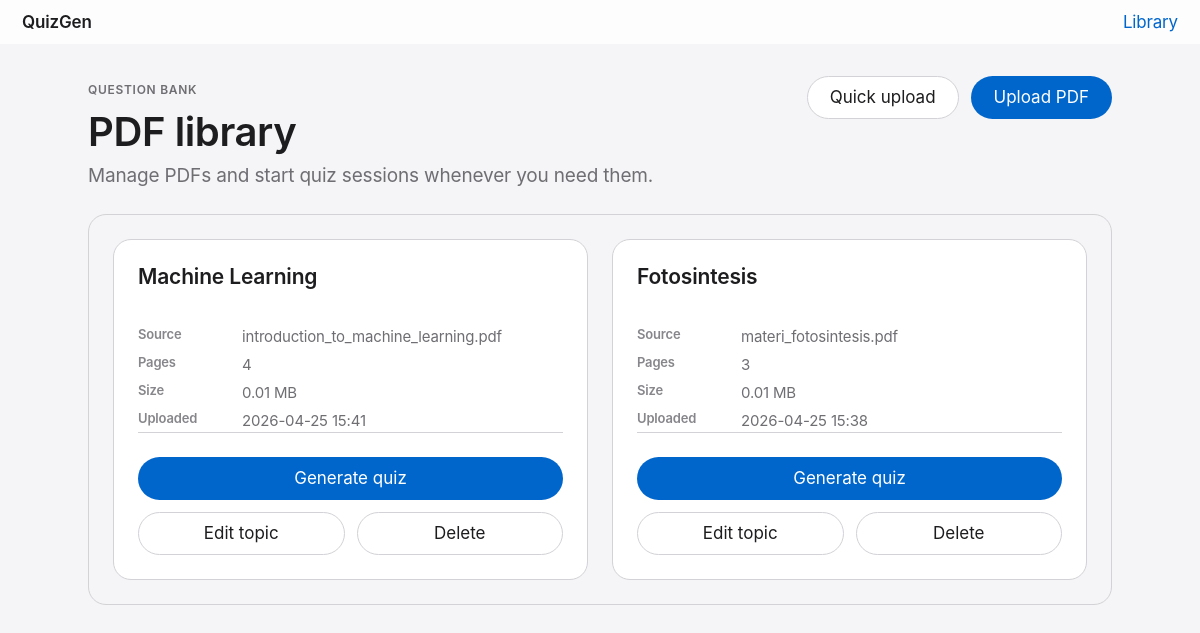
Before: / with the older database file.
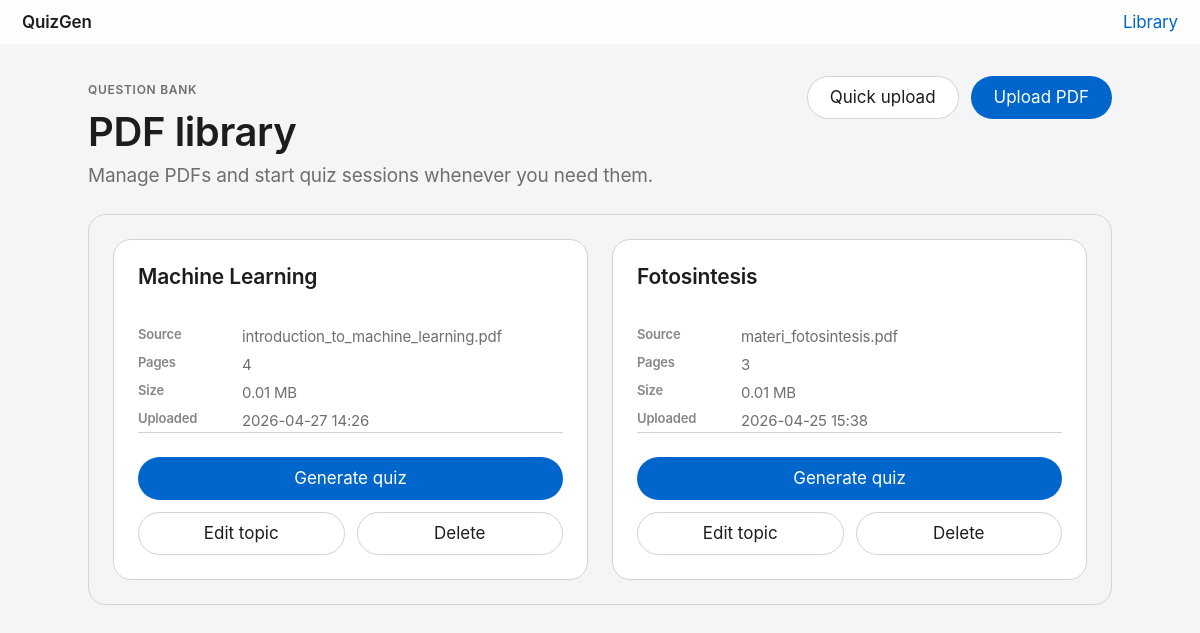
After: the same page with the newer database file.
### database.py (models this page shows)
class PDF(db.Model):
    id = db.Column(db.Integer, primary_key=True)
    topic_name = db.Column(db.String(255), nullable=True)
    original_filename = db.Column(db.String(255), nullable=False)
    stored_filename = db.Column(db.String(255), nullable=False, unique=True)
    page_count = db.Column(db.Integer)
    file_size = db.Column(db.Integer)
    uploaded_at = db.Column(db.DateTime, default=datetime.utcnow)
    sessions = db.relationship(
        "QuizSession",
        backref="pdf",
        lazy=True,
        cascade="all, delete-orphan",
    )

### app.py (the view)
@app.route("/", methods=["GET", "POST"])
def index():
    pdfs = PDF.query.order_by(PDF.uploaded_at.desc()).all()
    return render_template("library.html", pdfs=pdfs)

### templates/library.html (shortened to what this page needs)
{% extends "base.html" %}
{% block content %}
<section class="topbar">
  <div class="topbar-intro">
    <p class="eyebrow">Question bank</p>
    <h1>PDF library</h1>
    <p class="muted">Manage PDFs and start quiz sessions whenever you need them.</p>
  </div>
  <div class="topbar-actions">
    <button id="quick-upload-btn" class="btn btn-ghost" type="button">Quick upload</button>
    <button id="upload-main-btn" class="btn btn-primary" type="button">Upload PDF</button>
  </div>
</section>
<section class="card card--tight pdf-library-sheet">
  {% if pdfs %}
    <div class="pdf-grid">
      {% for pdf in pdfs %}
        <article class="card pdf-card">
          <div class="pdf-card-body">
            <h3 class="pdf-title">{{ pdf.topic_name or pdf.original_filename }}</h3>
            <p class="pdf-meta">
              <span class="pdf-meta-label">Source</span>
              <span class="pdf-meta-value">{{ pdf.original_filename }}</span>
            </p>
            <p class="pdf-meta">
              <span class="pdf-meta-label">Pages</span>
              <span class="pdf-meta-value">{{ pdf.page_count or "—" }}</span>
            </p>
            <p class="pdf-meta">
              <span class="pdf-meta-label">Size</span>
              <span class="pdf-meta-value">{{ "%.2f"|format((pdf.file_size or 0) / (1024*1024)) }} MB</span>
            </p>
            <p class="pdf-meta">
              <span class="pdf-meta-label">Uploaded</span>
              <span class="pdf-meta-value">{{ pdf.uploaded_at.strftime("%Y-%m-%d %H:%M") }}</span>
            </p>
          </div>
          <div class="pdf-actions">
            <button class="btn btn-primary btn-block js-generate" type="button" data-pdf-id="{{ pdf.id }}">Generate quiz</button>
            <div class="pdf-actions-secondary">
              <button
                class="btn btn-ghost js-edit-topic"
                type="button"
                data-pdf-id="{{ pdf.id }}"
                data-topic-name="{{ pdf.topic_name or pdf.original_filename }}"
              >
                Edit topic
              </button>
              <button class="btn btn-danger js-delete" type="button" data-pdf-id="{{ pdf.id }}">Delete</button>
            </div>
          </div>
        </article>
      {% endfor %}
    </div>
  {% endif %}
</section>
{% endblock %}

### templates/base.html (shortened to what this page needs)
<!doctype html>
<html lang="en">
<head>
  <link rel="stylesheet" href="{{ url_for('static', filename='style.css') }}">
</head>
<body>
  <header class="site-nav">
    <a class="site-nav__brand" href="{{ url_for('index') }}">QuizGen</a>
    <nav class="site-nav__actions" aria-label="Primary">
      <a class="site-nav__link" href="{{ url_for('library') }}">Library</a>
    </nav>
  </header>
  <main class="page-wrap">
    {% block content %}{% endblock %}
  </main>
</body>
</html>

Changed rows visible on the page:
changed PDF "Machine Learning": uploaded_at "2026-04-25 15:41" → "2026-04-27 14:26"
